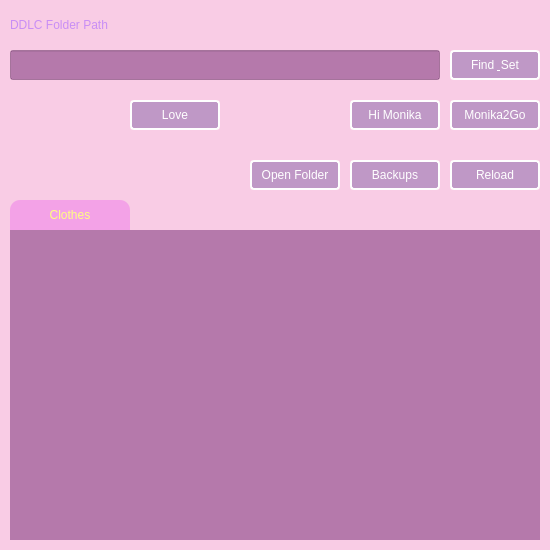
<?xml version="1.0" encoding="UTF-8"?>
<ui version="4.0">
 <class>MASSForm</class>
 <widget class="QWidget" name="MASSForm">
  <property name="geometry">
   <rect>
    <x>0</x>
    <y>0</y>
    <width>550</width>
    <height>550</height>
   </rect>
  </property>
  <property name="windowTitle">
   <string/>
  </property>
  <property name="windowOpacity">
   <double>1.000000000000000</double>
  </property>
  <widget class="QLabel" name="label">
   <property name="geometry">
    <rect>
     <x>0</x>
     <y>0</y>
     <width>550</width>
     <height>550</height>
    </rect>
   </property>
   <property name="styleSheet">
    <string notr="true">background-color: rgba(254, 190, 225, 180);</string>
   </property>
   <property name="text">
    <string/>
   </property>
  </widget>
  <widget class="QLabel" name="label_2">
   <property name="geometry">
    <rect>
     <x>10</x>
     <y>10</y>
     <width>240</width>
     <height>30</height>
    </rect>
   </property>
   <property name="styleSheet">
    <string notr="true">color: rgb(200, 142, 245);
font: 16px &quot;Bauhaus 93&quot;;</string>
   </property>
   <property name="text">
    <string>DDLC Folder Path</string>
   </property>
  </widget>
  <widget class="QLineEdit" name="lineEdit_dir">
   <property name="geometry">
    <rect>
     <x>10</x>
     <y>50</y>
     <width>430</width>
     <height>30</height>
    </rect>
   </property>
   <property name="toolTip">
    <string>Your current DDLC folder path</string>
   </property>
   <property name="styleSheet">
    <string notr="true">background-color: rgba(113, 37, 113, 128);
border-color: rgb(255, 255, 255);
color: rgb(254, 230, 244);
font: 16px &quot;Arial&quot;;</string>
   </property>
  </widget>
  <widget class="QPushButton" name="pushButton_find">
   <property name="geometry">
    <rect>
     <x>450</x>
     <y>50</y>
     <width>90</width>
     <height>30</height>
    </rect>
   </property>
   <property name="toolTip">
    <string>Locate the correct folder for Doki Doki Literature Club!</string>
   </property>
   <property name="styleSheet">
    <string notr="true">QPushButton{
background-color: rgba(133, 100, 168, 128);
color:white;
font: 16px &quot;Bauhaus 93&quot;;
border:2px solid white;
border-top-left-radius:4px;
border-top-right-radius:4px;
border-bottom-left-radius:4px;
border-bottom-right-radius:4px
}

QPushButton:hover{
background-color: rgb(255, 189, 225);
	color: rgb(200, 142, 242);
font: 16px;
border:2px solid gray;
border-top-left-radius:4px;
border-top-right-radius:4px;
border-bottom-left-radius:4px;
border-bottom-right-radius:4px
}
QPushButton:pressed{
background-color: rgb(255, 228, 245);
color:white;
font: 16px;
border:2px solid white;
border-top-left-radius:4px;
border-top-right-radius:4px;
border-bottom-left-radius:4px;
border-bottom-right-radius:4px
}
</string>
   </property>
   <property name="text">
    <string>Find &amp; Set</string>
   </property>
  </widget>
  <widget class="QTabWidget" name="tabWidget">
   <property name="geometry">
    <rect>
     <x>10</x>
     <y>200</y>
     <width>530</width>
     <height>340</height>
    </rect>
   </property>
   <property name="styleSheet">
    <string notr="true">QWidget{
font: 16px &quot;Arial&quot;;
}

QTabWidget::pane{
border:none;
background-color: rgba(113, 37, 113, 128);
border-color: rgb(255, 255, 255);
color: rgb(254, 230, 244);

}

QTabBar::tab{
border-top-left-radius: 10px;
border-top-right-radius: 10px;
min-width:120px;
min-height:30px;
max-width:240px;
max-height:30px;
background-color: rgba(113, 37, 113, 128);
color:white;
}
QTabBar::tab:hover{
color:white;
	background-color: rgba(243, 162, 231, 128);
}
QTabBar::tab:selected{
	color: rgb(255, 255, 127);
background-color: rgb(243, 162, 231);
}</string>
   </property>
   <property name="currentIndex">
    <number>0</number>
   </property>
   <widget class="QWidget" name="tab_clothes">
    <attribute name="title">
     <string>Clothes</string>
    </attribute>
    <widget class="QTableWidget" name="tableWidget_clothes">
     <property name="geometry">
      <rect>
       <x>10</x>
       <y>10</y>
       <width>510</width>
       <height>300</height>
      </rect>
     </property>
     <property name="styleSheet">
      <string notr="true">QWidget{
background-color: transparent;
color:white;
}
QHeaderView::section{
background-color: transparent;
color:white;
}

QTableCornerButton::section
{
background-color: transparent;
color:white;
}

QScrollBar:vertical {
    border: none;
    background: #D3D3D3;
    width: 10px;
    margin: 15px 0 15px 0;
}
 
QScrollBar::handle:vertical {
    background: #888888;
    min-height: 20px;
}
 
QScrollBar::add-line:vertical {
    border: none;
    background: #D3D3D3;
    height: 0px;
    subcontrol-position: bottom;
    subcontrol-origin: margin;
}
 
QScrollBar::sub-line:vertical {
    border: none;
    background: #D3D3D3;
    height: 0px;
    subcontrol-position: top;
    subcontrol-origin: margin;
}</string>
     </property>
    </widget>
   </widget>
  </widget>
  <widget class="QLabel" name="label_bg">
   <property name="geometry">
    <rect>
     <x>10</x>
     <y>90</y>
     <width>530</width>
     <height>60</height>
    </rect>
   </property>
   <property name="styleSheet">
    <string notr="true">border-image: url(:/Resource/MAS-ss.png);
color:white;</string>
   </property>
   <property name="text">
    <string/>
   </property>
  </widget>
  <widget class="QPushButton" name="pushButton_monika_love">
   <property name="geometry">
    <rect>
     <x>130</x>
     <y>100</y>
     <width>90</width>
     <height>30</height>
    </rect>
   </property>
   <property name="toolTip">
    <string>Refresh the love degree of Monika</string>
   </property>
   <property name="styleSheet">
    <string notr="true">QPushButton{
background-color: rgba(133, 100, 168, 128);
color:white;
font: 16px &quot;Bauhaus 93&quot;;
border:2px solid white;
border-top-left-radius:4px;
border-top-right-radius:4px;
border-bottom-left-radius:4px;
border-bottom-right-radius:4px
}

QPushButton:hover{
background-color: rgb(255, 189, 225);
	color: rgb(200, 142, 242);
font: 16px;
border:2px solid gray;
border-top-left-radius:4px;
border-top-right-radius:4px;
border-bottom-left-radius:4px;
border-bottom-right-radius:4px
}
QPushButton:pressed{
background-color: rgb(255, 228, 245);
color:white;
font: 16px;
border:2px solid white;
border-top-left-radius:4px;
border-top-right-radius:4px;
border-bottom-left-radius:4px;
border-bottom-right-radius:4px
}
</string>
   </property>
   <property name="text">
    <string>Love</string>
   </property>
  </widget>
  <widget class="QLabel" name="label_monika_love">
   <property name="geometry">
    <rect>
     <x>10</x>
     <y>100</y>
     <width>120</width>
     <height>30</height>
    </rect>
   </property>
   <property name="styleSheet">
    <string notr="true">color: rgb(255, 255, 255);</string>
   </property>
   <property name="text">
    <string/>
   </property>
  </widget>
  <widget class="QPushButton" name="pushButton_MTG">
   <property name="geometry">
    <rect>
     <x>450</x>
     <y>100</y>
     <width>90</width>
     <height>30</height>
    </rect>
   </property>
   <property name="toolTip">
    <string>Help you to take in/out the avator file of Monika if you plan to take her somewhere</string>
   </property>
   <property name="styleSheet">
    <string notr="true">QPushButton{
background-color: rgba(133, 100, 168, 128);
color:white;
font: 16px &quot;Bauhaus 93&quot;;
border:2px solid white;
border-top-left-radius:4px;
border-top-right-radius:4px;
border-bottom-left-radius:4px;
border-bottom-right-radius:4px
}

QPushButton:hover{
background-color: rgb(255, 189, 225);
	color: rgb(200, 142, 242);
font: 16px;
border:2px solid gray;
border-top-left-radius:4px;
border-top-right-radius:4px;
border-bottom-left-radius:4px;
border-bottom-right-radius:4px
}
QPushButton:pressed{
background-color: rgb(255, 228, 245);
color:white;
font: 16px;
border:2px solid white;
border-top-left-radius:4px;
border-top-right-radius:4px;
border-bottom-left-radius:4px;
border-bottom-right-radius:4px
}
</string>
   </property>
   <property name="text">
    <string>Monika2Go</string>
   </property>
  </widget>
  <widget class="QPushButton" name="pushButton_visit_Monika">
   <property name="geometry">
    <rect>
     <x>350</x>
     <y>100</y>
     <width>90</width>
     <height>30</height>
    </rect>
   </property>
   <property name="toolTip">
    <string>Start the Doki Doki Literature Club for Monika After Story!</string>
   </property>
   <property name="styleSheet">
    <string notr="true">QPushButton{
background-color: rgba(133, 100, 168, 128);
color:white;
font: 16px &quot;Bauhaus 93&quot;;
border:2px solid white;
border-top-left-radius:4px;
border-top-right-radius:4px;
border-bottom-left-radius:4px;
border-bottom-right-radius:4px
}

QPushButton:hover{
background-color: rgb(255, 189, 225);
	color: rgb(200, 142, 242);
font: 16px;
border:2px solid gray;
border-top-left-radius:4px;
border-top-right-radius:4px;
border-bottom-left-radius:4px;
border-bottom-right-radius:4px
}
QPushButton:pressed{
background-color: rgb(255, 228, 245);
color:white;
font: 16px;
border:2px solid white;
border-top-left-radius:4px;
border-top-right-radius:4px;
border-bottom-left-radius:4px;
border-bottom-right-radius:4px
}
</string>
   </property>
   <property name="text">
    <string>Hi Monika</string>
   </property>
  </widget>
  <widget class="QPushButton" name="pushButton_backups">
   <property name="geometry">
    <rect>
     <x>350</x>
     <y>160</y>
     <width>90</width>
     <height>30</height>
    </rect>
   </property>
   <property name="toolTip">
    <string>Make a backup of all the 'persistent' files for the game, it is the supported way to save all the Monika data. </string>
   </property>
   <property name="styleSheet">
    <string notr="true">QPushButton{
background-color: rgba(133, 100, 168, 128);
color:white;
font: 16px &quot;Bauhaus 93&quot;;
border:2px solid white;
border-top-left-radius:4px;
border-top-right-radius:4px;
border-bottom-left-radius:4px;
border-bottom-right-radius:4px
}

QPushButton:hover{
background-color: rgb(255, 189, 225);
	color: rgb(200, 142, 242);
font: 16px;
border:2px solid gray;
border-top-left-radius:4px;
border-top-right-radius:4px;
border-bottom-left-radius:4px;
border-bottom-right-radius:4px
}
QPushButton:pressed{
background-color: rgb(255, 228, 245);
color:white;
font: 16px;
border:2px solid white;
border-top-left-radius:4px;
border-top-right-radius:4px;
border-bottom-left-radius:4px;
border-bottom-right-radius:4px
}
</string>
   </property>
   <property name="text">
    <string>Backups</string>
   </property>
  </widget>
  <widget class="QPushButton" name="pushButton_reload">
   <property name="geometry">
    <rect>
     <x>450</x>
     <y>160</y>
     <width>90</width>
     <height>30</height>
    </rect>
   </property>
   <property name="toolTip">
    <string>Reload the last local 'persistent' record to recover the current game. Only use it when you need to save her.</string>
   </property>
   <property name="styleSheet">
    <string notr="true">QPushButton{
background-color: rgba(133, 100, 168, 128);
color:white;
font: 16px &quot;Bauhaus 93&quot;;
border:2px solid white;
border-top-left-radius:4px;
border-top-right-radius:4px;
border-bottom-left-radius:4px;
border-bottom-right-radius:4px
}

QPushButton:hover{
background-color: rgb(255, 189, 225);
	color: rgb(200, 142, 242);
font: 16px;
border:2px solid gray;
border-top-left-radius:4px;
border-top-right-radius:4px;
border-bottom-left-radius:4px;
border-bottom-right-radius:4px
}
QPushButton:pressed{
background-color: rgb(255, 228, 245);
color:white;
font: 16px;
border:2px solid white;
border-top-left-radius:4px;
border-top-right-radius:4px;
border-bottom-left-radius:4px;
border-bottom-right-radius:4px
}
</string>
   </property>
   <property name="text">
    <string>Reload</string>
   </property>
  </widget>
  <widget class="QPushButton" name="pushButton_open_folder">
   <property name="geometry">
    <rect>
     <x>250</x>
     <y>160</y>
     <width>90</width>
     <height>30</height>
    </rect>
   </property>
   <property name="toolTip">
    <string>Open the folder of Doki Doki Literature Club!</string>
   </property>
   <property name="styleSheet">
    <string notr="true">QPushButton{
background-color: rgba(133, 100, 168, 128);
color:white;
font: 16px &quot;Bauhaus 93&quot;;
border:2px solid white;
border-top-left-radius:4px;
border-top-right-radius:4px;
border-bottom-left-radius:4px;
border-bottom-right-radius:4px
}

QPushButton:hover{
background-color: rgb(255, 189, 225);
	color: rgb(200, 142, 242);
font: 16px;
border:2px solid gray;
border-top-left-radius:4px;
border-top-right-radius:4px;
border-bottom-left-radius:4px;
border-bottom-right-radius:4px
}
QPushButton:pressed{
background-color: rgb(255, 228, 245);
color:white;
font: 16px;
border:2px solid white;
border-top-left-radius:4px;
border-top-right-radius:4px;
border-bottom-left-radius:4px;
border-bottom-right-radius:4px
}
</string>
   </property>
   <property name="text">
    <string>Open Folder</string>
   </property>
  </widget>
 </widget>
 <resources/>
 <connections/>
</ui>
